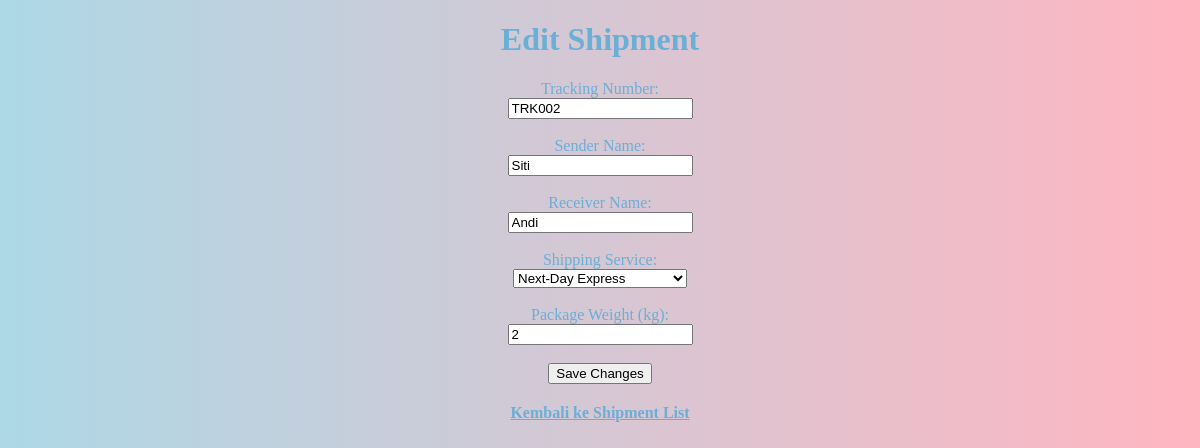
Page /edit.php?id=2 on the committed database.
### tables this page shows
CREATE TABLE `shipments` (
  `id` int NOT NULL,
  `tracking_number` varchar(30) NOT NULL,
  `sender` varchar(100) NOT NULL,
  `receiver` varchar(100) NOT NULL,
  `service` varchar(50) NOT NULL,
  `weight` decimal(8,2) NOT NULL,
  `created_at` timestamp NULL DEFAULT CURRENT_TIMESTAMP
);

### edit.php (the view, shortened to what this page needs)
<?php
include 'koneksi.php';
$id = (int) ($_GET['id'] ?? 0);
$stmt = mysqli_prepare($koneksi, "SELECT * FROM shipments WHERE id = ?");
mysqli_stmt_bind_param($stmt, "i", $id);
mysqli_stmt_execute($stmt);
$data = mysqli_fetch_assoc(mysqli_stmt_get_result($stmt));
$layanan = ["Standard Ground", "Next-Day Express", "Cold Chain (Refrigerated)"];
?>
<!DOCTYPE html>
<html>
<head>
    <link rel="stylesheet" href="StyleSheet.css">
</head>
<body>
    <h1>Edit Shipment</h1>
    <form action="proses-edit.php" method="post">
        <label>Tracking Number:</label>
        <br>
        <input type="text" name="tracking_number" value="<?= htmlspecialchars($data['tracking_number']) ?>" required>
        <br><br>
        <label>Sender Name:</label>
        <br>
        <input type="text" name="sender" value="<?= htmlspecialchars($data['sender']) ?>" required>
        <br><br>
        <label>Receiver Name:</label>
        <br>
        <input type="text" name="receiver" value="<?= htmlspecialchars($data['receiver']) ?>" required>
        <br><br>
        <label>Shipping Service:</label>
        <br>
        <select name="service">
            <?php foreach ($layanan as $l) { ?>
                <option value="<?= $l ?>" <?= $data['service'] === $l ? 'selected' : '' ?>><?= $l ?></option>
            <?php } ?>
        </select>
        <br><br>
        <label>Package Weight (kg):</label>
        <br>
        <input type="text" name="weight" value="<?= (float) $data['weight'] ?>" required>
        <br><br>
        <button type="submit">Save Changes</button>
    </form>
    <p class="menu"><a href="daftar-shipment.php">Kembali ke Shipment List</a></p>
</body>
</html>

### StyleSheet.css (style rules this page uses)
body { font-family: "Comic Sans MS"; text-align: center; background: linear-gradient(to right, lightblue, lightpink); color: #6baed6; }
a { color: #6baed6; font-weight: bold; }
.menu { margin: 20px 0; }

### rows in the picture
shipments: tracking_number "TRK002", sender "Siti", receiver "Andi", service "Next-Day Express", weight "2"
